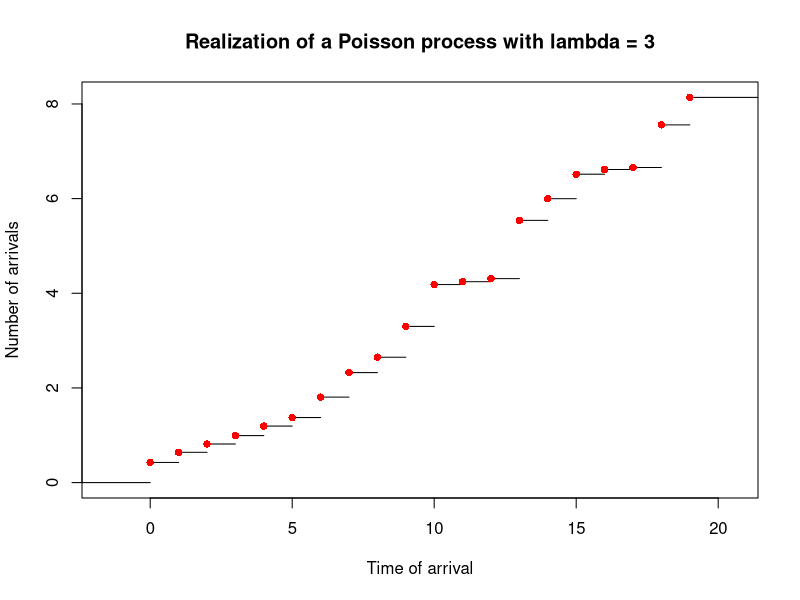

This chart was generated by the following R code:
poi.process <- function(lambda,n){
  
  # initialize vector of total wait time for the arrival of each event:
  s<-numeric(n+1)
  # set S_0 = 0
  s[1] <-0
  # generate vector of iid Exp random variables:
  x <-replicate(n,rexp(1,lambda))
  # assign wait time to vector s in for loop:
  for (k in 1:n){
    
    s[k+1] <-sum(x[1:k])
    
  }
  # return vector of wait time
  return(s)
  
}

n<-20

lambda <-3

# simulate list of wait time:
s_list <-poi.process(lambda,n)

# plot function:
plot(stepfun(0:(n-1), s_list), 
     do.points = TRUE,
     pch = 16,
     col.points = "red",
     verticals = FALSE,
     main = 'Realization of a Poisson process with lambda = 3',
     xlab = 'Time of arrival',
     ylab = 'Number of arrivals')
